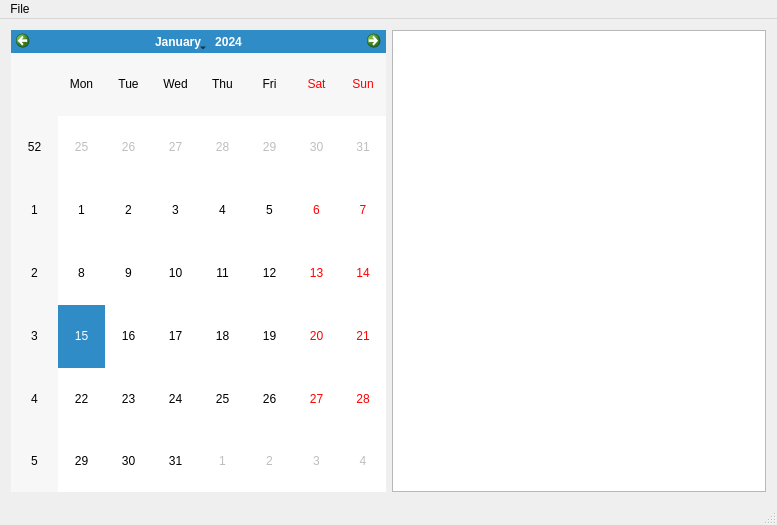
<?xml version="1.0" encoding="UTF-8"?>
<ui version="4.0">
 <class>PlanarClass</class>
 <widget class="QMainWindow" name="PlanarClass">
  <property name="geometry">
   <rect>
    <x>0</x>
    <y>0</y>
    <width>777</width>
    <height>525</height>
   </rect>
  </property>
  <property name="windowTitle">
   <string>Planar</string>
  </property>
  <widget class="QWidget" name="centralWidget">
   <layout class="QHBoxLayout" name="horizontalLayout">
    <item>
     <widget class="QCalendarWidget" name="calendarWidget">
      <property name="sizePolicy">
       <sizepolicy hsizetype="Preferred" vsizetype="Preferred">
        <horstretch>0</horstretch>
        <verstretch>0</verstretch>
       </sizepolicy>
      </property>
      <property name="autoFillBackground">
       <bool>true</bool>
      </property>
     </widget>
    </item>
    <item>
     <widget class="QListWidget" name="listWidget"/>
    </item>
   </layout>
  </widget>
  <widget class="QMenuBar" name="menuBar">
   <property name="geometry">
    <rect>
     <x>0</x>
     <y>0</y>
     <width>777</width>
     <height>22</height>
    </rect>
   </property>
   <widget class="QMenu" name="menuWhat_am_i">
    <property name="title">
     <string>File</string>
    </property>
    <addaction name="actionNew_Calendar"/>
    <addaction name="actionNew_Event"/>
   </widget>
   <addaction name="menuWhat_am_i"/>
  </widget>
  <widget class="QStatusBar" name="statusBar"/>
  <action name="actionNew_Profile">
   <property name="text">
    <string>New Profile</string>
   </property>
  </action>
  <action name="actionOpen_Profile">
   <property name="text">
    <string>Open Profile</string>
   </property>
  </action>
  <action name="actionOptions">
   <property name="text">
    <string>Options</string>
   </property>
  </action>
  <action name="actionOpen_Calendar">
   <property name="text">
    <string>Open Calendar</string>
   </property>
  </action>
  <action name="actionNew_Calendar">
   <property name="text">
    <string>New Calendar</string>
   </property>
  </action>
  <action name="actionOptions_2">
   <property name="text">
    <string>Options</string>
   </property>
  </action>
  <action name="actionNew_Event">
   <property name="text">
    <string>New Event</string>
   </property>
  </action>
 </widget>
 <layoutdefault spacing="6" margin="11"/>
 <resources>
  <include location="Planar.qrc"/>
 </resources>
 <connections/>
</ui>
